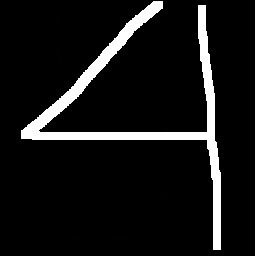
#> input picture process scripts/trainRanks/Machine Learning/5.jpg, 255 x 256 px
$ python machineLearning2.py   (older library calls are emulated)
#> lines starting #> are read from the running program, lines starting #| are printed output that depends on the picture
import matplotlib.pyplot as plt
import cv2
import numpy as np

from sklearn import datasets
from sklearn.neural_network import MLPClassifier
from scipy import misc

digits = datasets.load_digits()
features = digits.data
labels = digits.target

clf = MLPClassifier()  #2, 4, 7,
clf.fit(features, labels)

img = misc.imread("Machine Learning/5.jpg")
#> img is the input picture: shape (256, 255, 3); min 0, max 255, mean 22.1
img2 = cv2.imread("Nine.jpg")
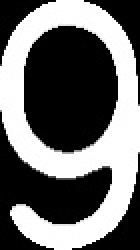
#> input picture process scripts/trainRanks/Nine.jpg, 70 x 125 px (shown 2 times larger)
#> img2 is the input picture: shape (125, 70, 3); min 0, max 255, mean 109.7

img = misc.imresize(img, (8,8))
img2 = cv2.resize(img2, (8, 8))

img = img.astype(digits.images.dtype)
img2 = img2.astype(digits.images.dtype)

img = misc.bytescale(img, high=16, low=0)
img2 = misc.bytescale(img2, high=16, low=0)

y_test =[]
for eachRow in img2:
	for eachPixel in eachRow:
		y_test.append(sum(eachPixel)/3.0)
#> this loop made 8 passes
#> after the loop, y_test = 64 values, max 16 at index 2, min 0 at index 0, mean 6.78
print(clf.predict([y_test]))
#| [2]


#plt.imshow(img, cmap=plt.cm.gray_r, interpolation="nearest")
#plt.show()
plt.imshow(img2, cmap=plt.cm.gray_r, interpolation="nearest")
plt.show()
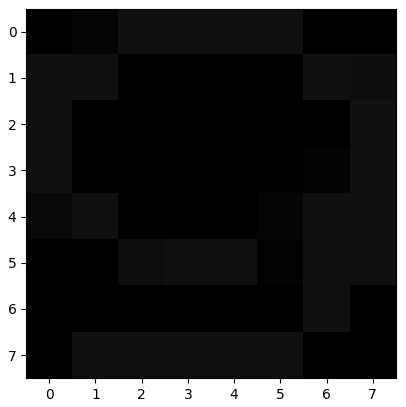
#> figure drawn by matplotlib, 1 panel
